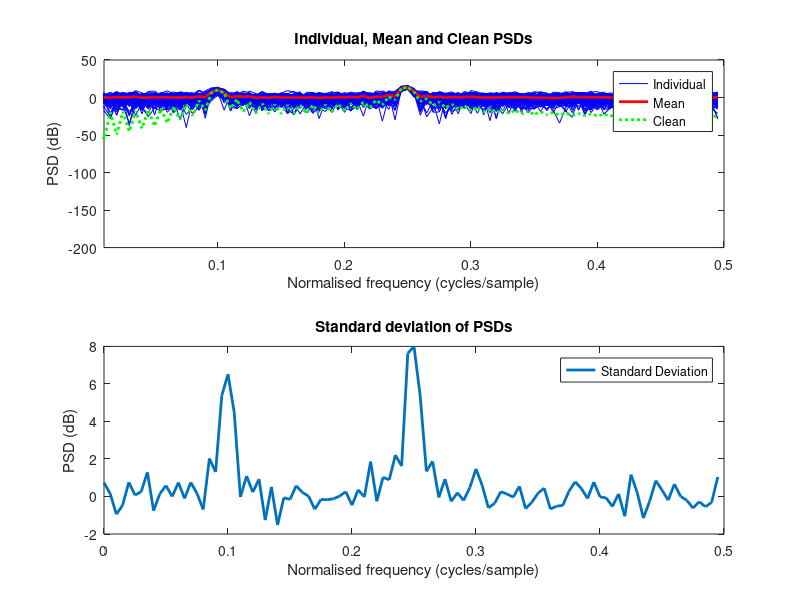

Source code (MATLAB):
clear; close all; 
%% Initialisation

fs = 1;
n = 100;
t = (0:n-1);
f = t ./ (2 * n).*fs;
a_sin = [1, 0.65];
f_sin = [0.25, 0.9];

wave = a_sin(1) * sin(2 * pi * f_sin(1) * t) + a_sin(2) * sin(2 * pi * f_sin(2) * t);
n_prcs = 100;

r = zeros(n_prcs,(2*n)-1);
psd = cell(n_prcs, 1);

%% PSD 

for i = 1: n_prcs
    noisy_sin = wave + randn(size(wave));
    r(i,:) = xcorr(noisy_sin, 'biased');
    psd{i} = real(fftshift(fft(ifftshift(r(i,:)))));
    psd{i} = psd{i}(n:(2*n)-1);
end
r_clean = xcorr(wave,'biased');
psd_clean = real(fftshift(fft(ifftshift(r_clean))));
psd_clean = psd_clean(n:(2*n)-1);
psd_mean = mean(cell2mat(psd));
psd_std = std(cell2mat(psd));

%% Plot Graphs
figure;
subplot(2, 1, 1);
for i = 1: n_prcs
    indiv = plot(f,pow2db(psd{i}),'b');
    hold on;
end

mean = plot(f, pow2db(psd_mean), 'r', 'LineWidth', 2);
hold on;
clean = plot(f, pow2db(psd_clean),':g', 'LineWidth',2);

legend([indiv, mean, clean], {'Individual', 'Mean', 'Clean'});
title('Individual, Mean and Clean PSDs');
xlabel('Normalised frequency (cycles/sample)');
ylabel('PSD (dB)');
xlim([0.01,0.5])

subplot(2, 1, 2);
varPlot = plot(f, pow2db(psd_std),'LineWidth', 2);
legend('Standard Deviation');
title('Standard deviation of PSDs');
xlabel('Normalised frequency (cycles/sample)');
ylabel('PSD (dB)');
